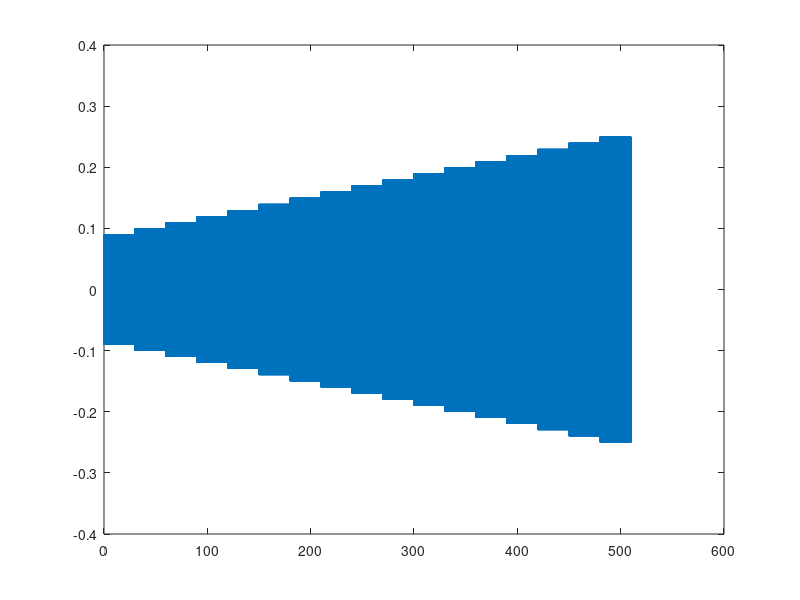

Here is the MATLAB script that generated this plot:
%% Code to generate a csv file that contains a signal created by this script for use in APDL input excitation force
clear all

% input parameters
m1=0.1; 
m2=0.5*m1;
k1=1000;
k2=1.5*k1;


Fsteps=0.25; %Hz 0.25 Hz each up step
il=30; %interval length
A=1; %amplitude 
low=10; %low interval
high=40; %high interval
%
hf=high; %highest frequency
dt=1/(20*hf); %time step size
lt=((high-low)/Fsteps)*il;
% Fsteps=(high-low)/(lt/il); %freq step size
freq=34;
Tsteps=dt;
time=dt:Tsteps:il;
excel=[];
A=0.09:0.01:0.25;
tim=[];
%% create vector, then write to csv file.
for i=1:17 %how many intervals
        data=A(i)*sin(time.*freq*2*pi);
        
        excel=[excel data];
end
lt=i*il;
timeTotal=dt:Tsteps:lt;

% excel=fliplr(excel);
var=[timeTotal' excel'];

figure
plot(timeTotal,(excel))

file='U:\_PhD\APDL\Validation\DuffingValDec17\LinearSweepTS6.csv';
csvwrite(file,var);